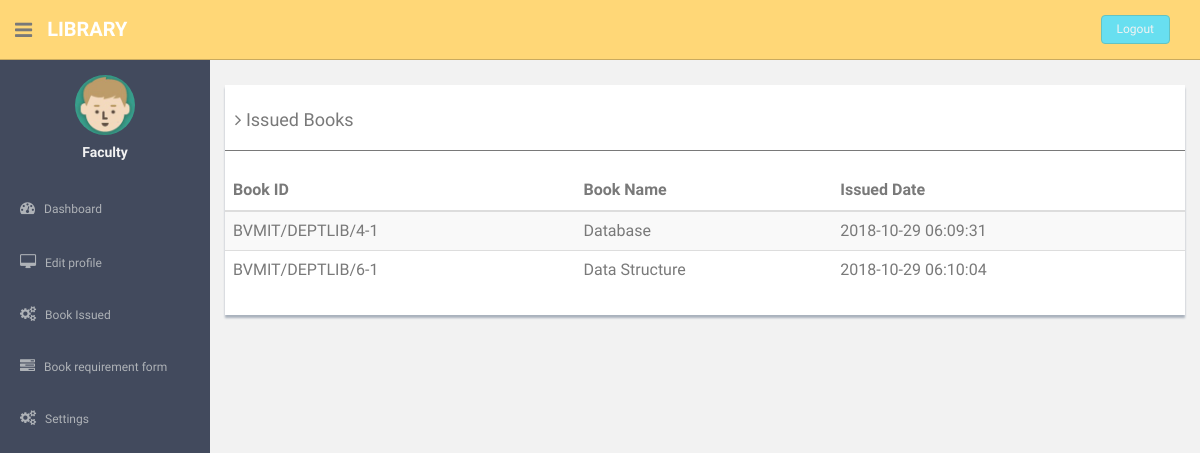
/faculty_table.php (signed in), run on the app's committed database.
### tables this page shows
CREATE TABLE IF NOT EXISTS `bookissue` (
`id` int(11) NOT NULL,
  `bookid` varchar(30) DEFAULT NULL,
  `userid` varchar(50) DEFAULT NULL,
  `issueDate` timestamp NULL DEFAULT CURRENT_TIMESTAMP,
  `returnDate` timestamp NULL DEFAULT NULL ON UPDATE CURRENT_TIMESTAMP,
  `returnStatus` int(1) NOT NULL,
  `fine` int(11) DEFAULT NULL,
  `count` int(2) NOT NULL
);

### faculty_table.php (the view, shortened to what this page needs)
<?php
  if (isset($_SESSION['username'])) {
      include('includes/db_connection.php');
?>
<section id="main-content">
          <section class="wrapper">
<div class="row mt">
                  <div class="col-md-12">
                      <div class="content-panel">
                        <?php
                          $username = $_SESSION['username'];
                          $query = "SELECT f_id FROM faculty WHERE email = '$username'";
                          $result = mysqli_query($connection,$query);
                          if (mysqli_num_rows($result) > 0) {
                            while ($row = mysqli_fetch_assoc($result)) {
                             $id = $row['f_id'];
                           }
                          }
                          $q1="SELECT * FROM bookissue WHERE userid ='$id' AND returnStatus = 0 ";
                                    $result = mysqli_query($connection,$q1);
                          ?>
                          <table class="table table-striped table-advance table-hover">
	                  	  	  <h4><i class="fa fa-angle-right"></i> Issued Books</h4>
	                  	  	  <hr>
                              <thead>
                              <tr>
                                  <th>Book ID</th>
                                  <th>Book Name</th>
                                  <th>Issued Date</th>
                              </tr>
                              </thead>
                              <tbody>
                              <?php
                                if (mysqli_num_rows($result) > 0) {
                                  while ($row = mysqli_fetch_assoc($result)) {
                              ?>
                              <tr>
                                  <td><?php echo $row['bookid']; ?></td>
                                  <?php
                                  $date = $row['issueDate'];
                                  $bookid = $row['bookid'];
                                  $q2="SELECT title FROM book WHERE id ='$bookid'";
                                  $title = mysqli_query($connection,$q2);
                                  if (mysqli_num_rows($result) > 0) {
                                    while ($newrow = mysqli_fetch_assoc($title)) {
                                      $bookName = $newrow['title'];
                                      echo "<td>";
                                      if($bookName == 'NULL'){ echo "---";} else {echo $bookName;}
                                      echo "</td>";
                                    }
                                  }
                                  echo "<td>".$date."</td>";
                                  ?>
                          <?php }
                          }else{
                              $bookid = '';
                              $bookName = 'No records found';
                              $date = '';
                          }
                                ?>
                              </tr>
                              </tbody>
                          </table>
                      </div>
                  </div>
              </div>
		</section><! --/wrapper -->
      </section>
<?php }else{
  header('Location: index.php');
}?>

### assets/css/style.css (style rules this page uses)
body { color: #797979; background: #f2f2f2; font-family: 'Ruda', sans-serif; padding: 0px !important; margin: 0px !important; font-size:13px; }
ul li { list-style: none; }
a, a:hover, a:focus { text-decoration: none; outline: none; }
#container { width: 100%; height: 100%; }
hr { margin-top: 20px; margin-bottom: 20px; border: 0; border-top: 1px solid #797979; }
.centered { text-align: center; }
.mt { margin-top: 25px; }
ul.top-menu > li > .logout { color: #f2f2f2; font-size: 12px; border-radius: 4px; -webkit-border-radius: 4px; border: 1px solid #64c3c2 !important; padding: 5px 15px; margin-right: 15px; background: #68dff0; margin-top: 15px; }
#sidebar { width: 210px; height: 100%; position: fixed; background: #424a5d; }
#sidebar h5 { color: #f2f2f2; font-weight: 700; }
#sidebar ul li { position: relative; }
ul.sidebar-menu , ul.sidebar-menu li ul.sub { margin: -2px 0 0; padding: 0; }
ul.sidebar-menu { margin-top: 75px; }
ul.sidebar-menu li { margin-bottom: 5px; margin-left:10px; margin-right:10px; }
ul.sidebar-menu li.sub-menu { line-height: 15px; }
ul.sidebar-menu li a span { display: inline-block; }
ul.sidebar-menu li a { color: #aeb2b7; text-decoration: none; display: block; padding: 15px 0 15px 10px; font-size: 12px; outline: none; -webkit-transition: all 0.3s ease; -moz-transition: all 0.3s ease; -o-transition: all 0.3s ease; -ms-transition: all 0.3s ease; transition: all 0.3s ease; }
ul.sidebar-menu li a i { font-size: 15px; padding-right: 6px; }
#main-content { margin-left: 210px; }
.header, .footer { min-height: 60px; padding: 0 15px; }
.header { position: fixed; left: 0; right: 0; z-index: 1002; }
.black-bg { background: #ffd777; border-bottom: 1px solid #c9aa5f; }
.wrapper { display: inline-block; margin-top: 60px; padding-left: 15px; padding-right: 15px; padding-bottom: 15px; padding-top: 0px; width: 100%; }
a.logo { font-size: 20px; color: #ffffff; float: left; margin-top: 15px; text-transform: uppercase; }
a.logo b { font-weight: 900; }
#top_menu .nav > li, ul.top-menu > li { float: left; }
ul.top-menu > li > a { color: #666666; font-size: 16px; border-radius: 4px; -webkit-border-radius: 4px; border:1px solid #666666 !important; padding: 2px 6px; margin-right: 15px; }
.sidebar-toggle-box { float: left; padding-right: 15px; margin-top: 20px; }
.sidebar-toggle-box .fa-bars { cursor: pointer; display: inline-block; font-size: 20px; }
.content-panel { background: #ffffff; box-shadow: 0px 3px 2px #aab2bd; padding-top: 15px; padding-bottom: 5px; }
.content-panel h4 { margin-left: 10px; }

### data on the page
bookissue: bookid "BVMIT/DEPTLIB/4-1", bookName "Database", issueDate "2018-10-29 06:09:31"
bookissue: bookid "BVMIT/DEPTLIB/6-1", bookName "Data Structure", issueDate "2018-10-29 06:10:04"
